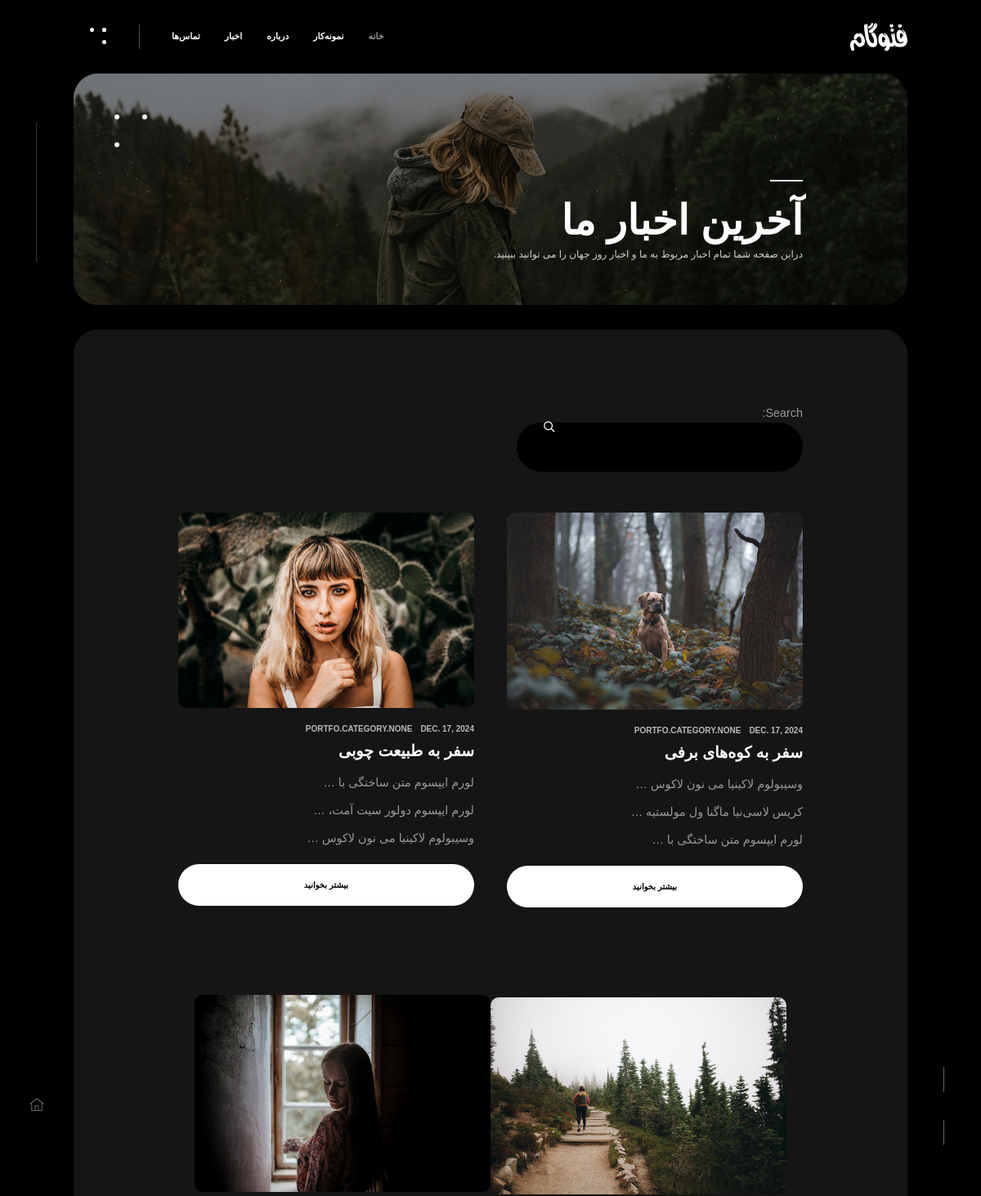
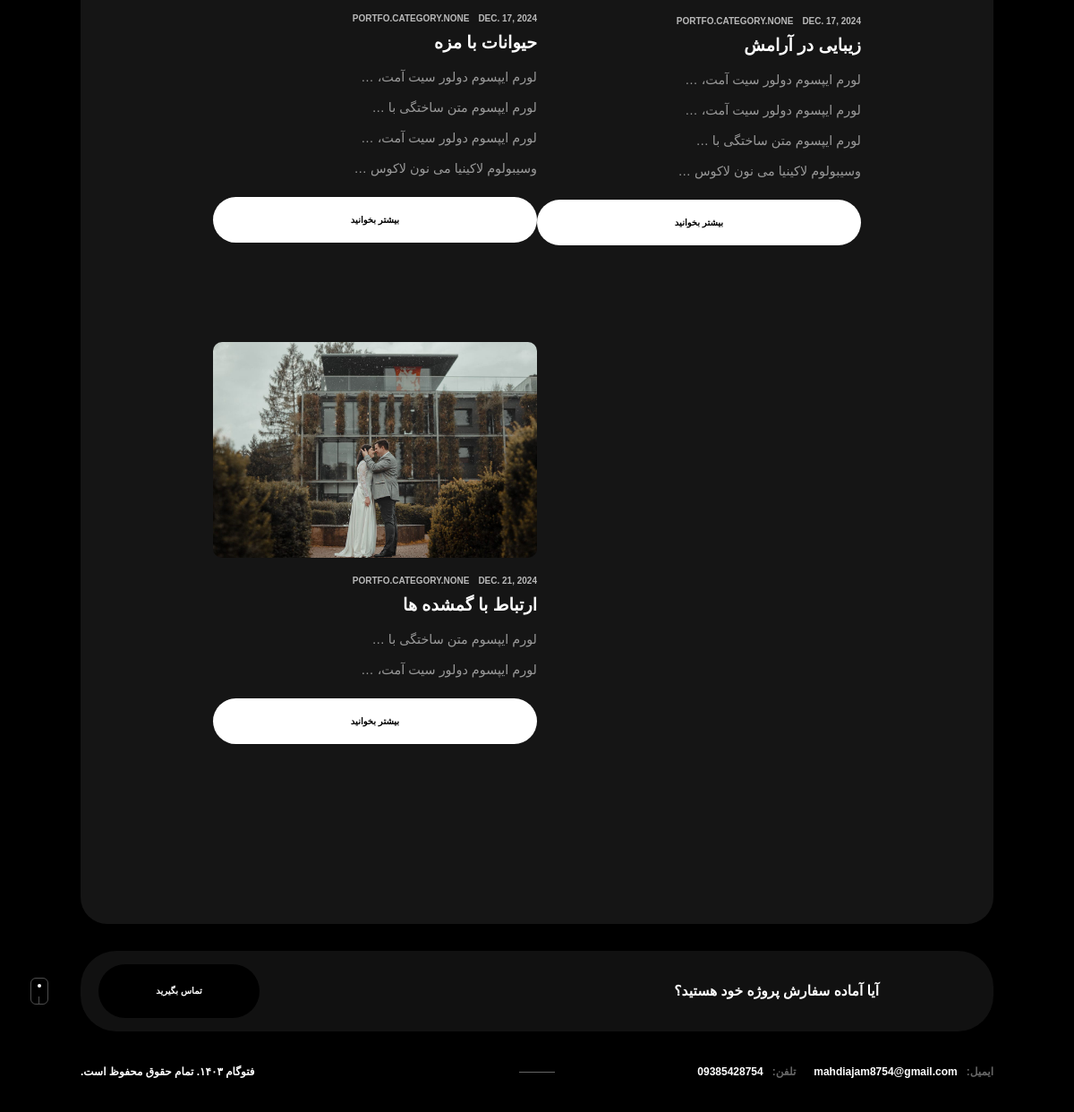
The page /portfo/blog/ on the database its author committed (2 pictures, top to bottom).
### portfo/models.py (models this page shows, shortened)
class BlogDetail(models.Model):
    title = models.CharField(max_length=100)
    short_description = models.CharField(max_length=255)
    image = models.ImageField(upload_to='images/blog/')
    tag = models.ManyToManyField(Category, related_name='tags')
    created_at = models.DateTimeField(auto_now_add=True)
    updated_at = models.DateTimeField(auto_now=True)
    def get_absolute_url(self):
        return reverse('portfo:blog detail', args=[self.id])

class ContentBlog(models.Model):
    blog_post = models.ForeignKey(BlogDetail, on_delete=models.CASCADE, related_name='blogs')
    description = models.TextField(null=True, blank=True)
    image = models.ImageField(upload_to='images/blog/', null=True, blank=True)
    order = models.PositiveIntegerField()
    class Meta:
        ordering = ['order',]

### portfo/views.py (the view)
# urls.py: path('blog/', views.BlogView.as_view(), name='blog'),
class BlogView(View):
    form_class = SearchForm
    def get(self, request, category_id=None):
        blog = BlogDetail.objects.all()
        categories = Category.objects.all()
        if request.GET.get('search'):
            blog = blog.filter(title__contains=request.GET['search'])
        if category_id:
            category = Category.objects.get(id=category_id)
            blog = blog.filter(category=category)
        return render(request, 'portfo/blog.html', {'blog': blog, 'categories': categories,
                                                    'form': self.form_class})

### portfo/templates/portfo/blog.html (shortened to what this page needs)
{% extends 'base.html' %}
{% load static %}
{% block content %}
    <div id="wrapper">
        <div class="content-holder">
            <div class="column-image">
                <div class="bg" data-bg="{% static 'images/bg/4.jpg' %}"></div>
                <div class="overlay"></div>
                <div class="column-title">
                    <h2>آخرین اخبار ما</h2>
                    <h3>دراین صفحه شما تمام اخبار مربوط به ما و اخبار روز جهان را می توانید ببینید.</h3>
                </div>
                <div class="ci_dec"><span></span></div>
            </div>
            <div class="column-wrapper">
                <section id="sec1">
                    <div class="container small-container">
                        <div class="blog-opt">
                            <div class="blog-search-wrap custom-form">
                                <form action="" method="get">
                                    {{ form.as_p }}
                                    <button><i class="far fa-search"></i></button>
                                </form>
                            </div>
                        </div>
                        <div class="post-items">
                            {% for i in blog %}
                                <div class="post-item">
                                    <div class="post-item_wrap">
                                        <div class="post-item_media">
                                            <a href="{{ i.get_absolute_url }}">
                                                <img src="{{ i.image.url }}" alt="">
                                            </a>
                                        </div>
                                        <div class="post-item_content">
                                            <div class="post-header"><a href="#">{{ i.updated_at|date }}</a> <a
                                                    href="#">{{ i.tag }}</a></div>
                                            <h3><a href="{{ i.get_absolute_url }}">{{ i.title }}</a></h3>
                                            {% for j in i.blogs.all %}
                                                <p>{{ j.description|truncatewords:5 }}</p>
                                            {% endfor %}
                                            <a href="{{ i.get_absolute_url }}"
                                               class="single-btn"><span>بیشتر بخوانید</span></a>
                                        </div>
                                    </div>
                                </div>
                            {% endfor %}
                        </div>
                    </div>
                </section>
                <div class="order-wrap">
                    <div class="container small-container">
                        <h4>آیا آماده سفارش پروژه خود هستید؟</h4>
                    </div>
                    <a href="{% url 'home:contact' %}" class="order_btn">تماس بگیرید</a>
                </div>
            </div>
            <div class="fixed-bottom-container">
                <div class="scroll-down-wrap">
                    <div class="mousey">
                        <div class="scroller"></div>
                    </div>
                </div>
                <a href="{% url 'home:home' %}" class="bth_btn hbn_vis"><i class="fal fa-home-lg-alt"></i></a>
            </div>
        </div>
    </div>
{% endblock %}

### rows shown on the page
BlogDetail: image (picture), updated_at "DEC. 17, 2024", tag "PORTFO.CATEGORY.NONE", title "سفر به کوه‌های برفی"
ContentBlog: description "وسیبولوم لاکینیا می نون لاکوس …"
ContentBlog: description "کریس لاسی‌نیا ماگنا ول مولستیه …"
ContentBlog: description "لورم ایپسوم متن ساختگی با …"
BlogDetail: image (picture), updated_at "DEC. 17, 2024", tag "PORTFO.CATEGORY.NONE", title "سفر به طبیعت چوبی"
ContentBlog: description "لورم ایپسوم متن ساختگی با …"
ContentBlog: description "لورم ایپسوم دولور سیت آمت، …"
ContentBlog: description "وسیبولوم لاکینیا می نون لاکوس …"
BlogDetail: image (picture), updated_at "DEC. 17, 2024", tag "PORTFO.CATEGORY.NONE", title "حیوانات با مزه"
ContentBlog: description "لورم ایپسوم دولور سیت آمت، …"
ContentBlog: description "لورم ایپسوم متن ساختگی با …"
ContentBlog: description "لورم ایپسوم دولور سیت آمت، …"
ContentBlog: description "وسیبولوم لاکینیا می نون لاکوس …"
BlogDetail: image (picture), updated_at "DEC. 17, 2024", tag "PORTFO.CATEGORY.NONE", title "زیبایی در آرامش"
ContentBlog: description "لورم ایپسوم دولور سیت آمت، …"
ContentBlog: description "لورم ایپسوم دولور سیت آمت، …"
ContentBlog: description "لورم ایپسوم متن ساختگی با …"
ContentBlog: description "وسیبولوم لاکینیا می نون لاکوس …"
BlogDetail: image (picture), updated_at "DEC. 21, 2024", tag "PORTFO.CATEGORY.NONE", title "ارتباط با گمشده ها"
ContentBlog: description "لورم ایپسوم متن ساختگی با …"
ContentBlog: description "لورم ایپسوم دولور سیت آمت، …"
